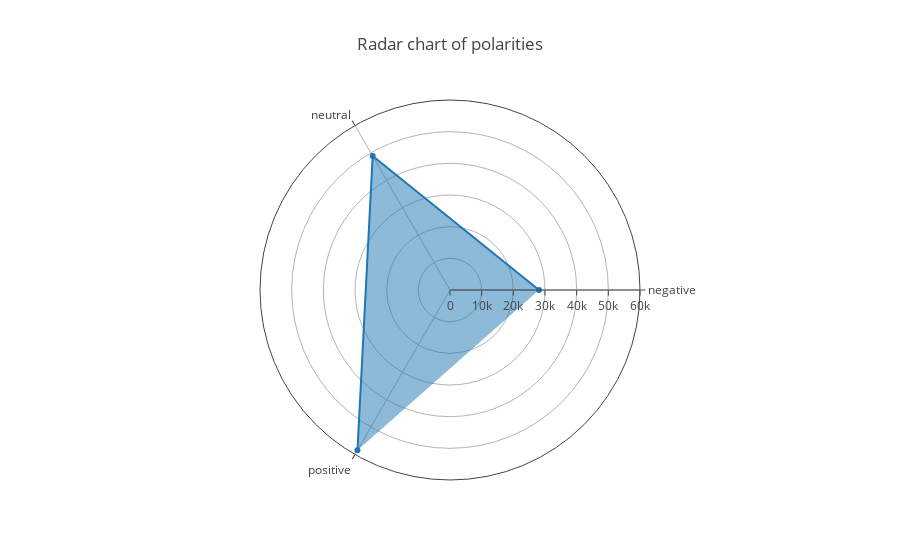

Notebook source saved alongside this figure:
### Markdown cell above
## Radar chart of polarities

### Code cell
data = [go.Scatterpolar(
  r = [twitter_data['polarity'].value_counts()[0],twitter_data['polarity'].value_counts()[1],twitter_data['polarity'].value_counts()[2]],
  theta = list(twitter_data['polarity'].unique()),
  fill = 'toself'
)]

layout = go.Layout(
  polar = dict(
    radialaxis = dict(
      visible = True,
      range = [0, 60000]
    )
  ),
  showlegend = False,
  title ='Radar chart of polarities'
)
fig = go.Figure(data=data, layout=layout)
iplot(fig, filename = "Single Pokemon stats")

### Figure 1 — Plotly figure (JSON) as saved in the notebook; plotly's stock layout.template omitted (floating-point values rounded to 4 significant figures)
{"data": [{"fill": "toself", "r": [28101, 48831, 58448], "theta": ["negative", "neutral", "positive"], "type": "scatterpolar", "uid": "1631e5c1-7d3d-46a1-baba-5b4e3ee33120"}], "layout": {"polar": {"radialaxis": {"range": [0, 60000], "visible": true}}, "showlegend": false, "title": {"text": "Radar chart of polarities"}}}
